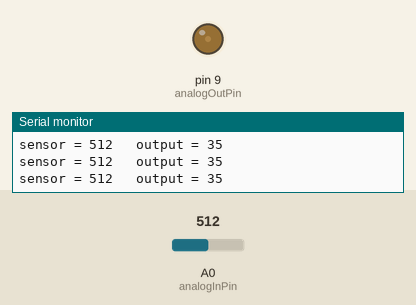
This sketch was run on a simulated Arduino Uno, built with avr-gcc and run on an emulated ATmega328P. Shown: output pins drawn as LEDs (lit = HIGH), the last lines printed to the serial monitor. The test bench sets the inputs (shaded band); at power-on: A0 (analogInPin) = 512.

Above: at 1.2 s.
1.3 s: A0 (analogInPin) set to 440
At 2.4 s:
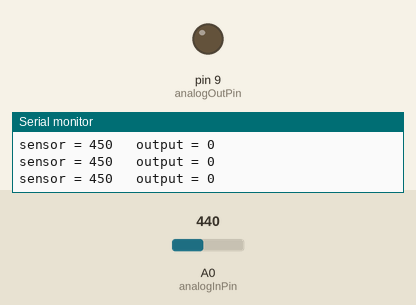
2.9 s: A0 (analogInPin) set to 470
At 3.8 s:
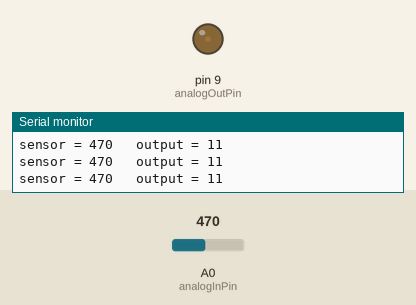
4.5 s: A0 (analogInPin) set to 716
At 5.2 s:
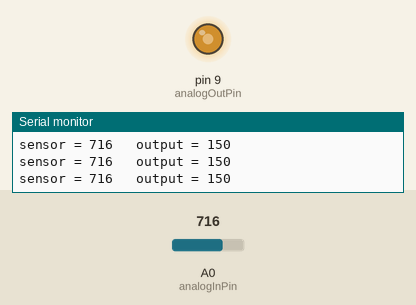
6.1 s: A0 (analogInPin) set to 900
At 6.6 s:
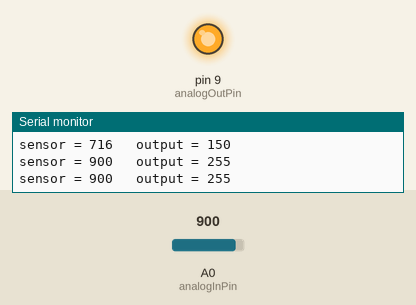
7.7 s: A0 (analogInPin) set to 306
At 9.0 s:
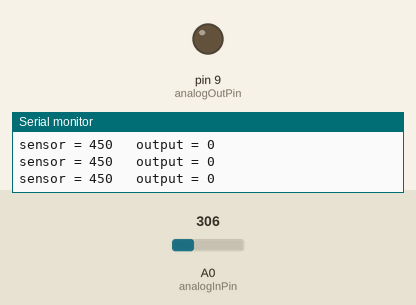
9.3 s: A0 (analogInPin) set to 910
At 10.6 s:
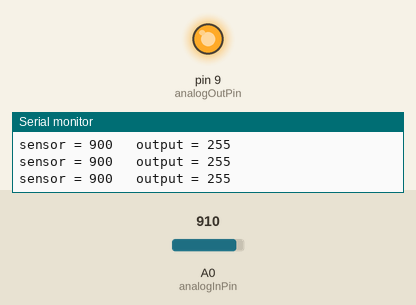
Timing chart, 0 to 11.9 s (numbered marks = the images above; inputs shaded):
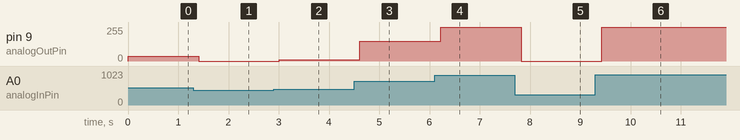

The sketch:

sketch_jun06b.ino
```cpp
const int analogInPin = A0;  // Analog input pin that the potentiometer is attached to
const int analogOutPin = 9; // Analog output pin that the LED is attached to

int sensorValue = 0;        // value read from the pot
int outputValue = 0;        // value output to the PWM (analog out)

void setup() {
  // initialize serial communications at 9600 bps:
  Serial.begin(9600);}


void loop() {
  // read the analog in value:
  sensorValue = analogRead(analogInPin);
  // map it to the range of the analog out:
  if(sensorValue < 450)sensorValue = 450;
  if(sensorValue > 900)sensorValue = 900;
  outputValue = map(sensorValue, 450, 900, 0, 255);
  // change the analog out value:
  analogWrite(analogOutPin, outputValue);

  // print the results to the serial monitor:
  Serial.print("sensor = " );
  Serial.print(sensorValue);
  Serial.print("\t output = ");
  Serial.println(outputValue);

  // wait 2 milliseconds before the next loop
  // for the analog-to-digital converter to settle
  // after the last reading:
  delay(200);
}
```

Measured:
- after the input at 1.3 s, pin 9 (analogOutPin): 35/255 → 0/255 after 0.10 s
- after the input at 2.9 s, pin 9 (analogOutPin): 0/255 → 11/255 after 0.11 s
- after the input at 4.5 s, pin 9 (analogOutPin): 11/255 → 150/255 after 0.11 s
- after the input at 6.1 s, pin 9 (analogOutPin): 150/255 → 255/255 after 0.12 s
- after the input at 7.7 s, pin 9 (analogOutPin): 255/255 → 0/255 after 0.12 s
- after the input at 9.3 s, pin 9 (analogOutPin): 0/255 → 255/255 after 0.13 s
